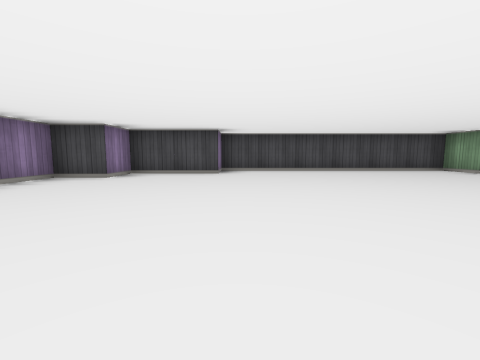
View 1 (above)

13 first-person views from a walk through a cub3D ray-caster map. The camera is about half as high as the walls, tilts 6° down and sees 90° across. The floor is counted in squares. Each view is taken from the middle of a square. On the plan, view 1 faces up. The plan holds only what a view shows up to about 9 squares ahead; the rest is blank.

View 2
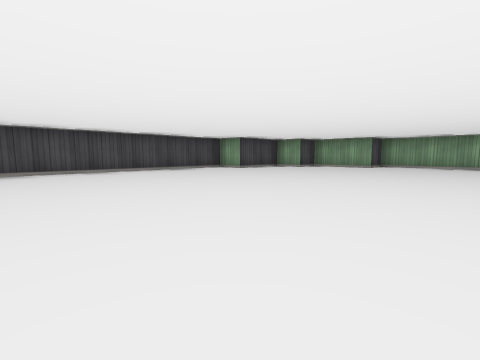

View 3
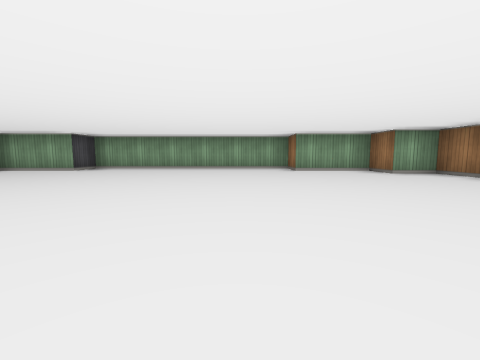

View 4
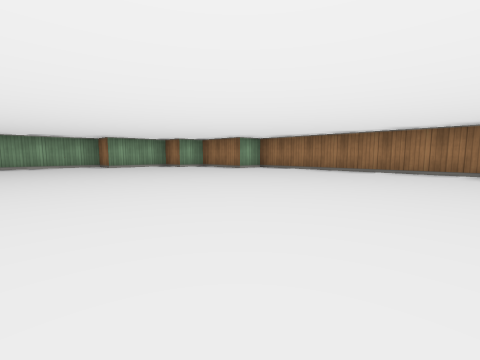

View 5
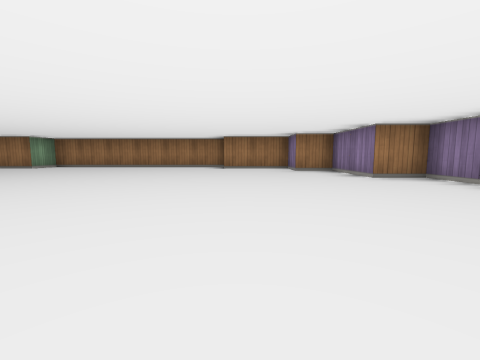

View 6
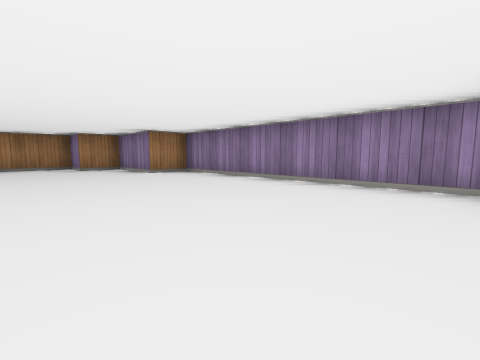

View 7
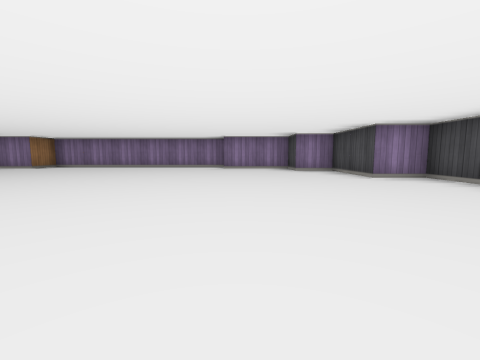

View 8
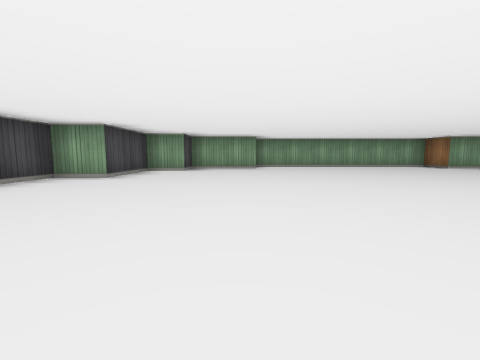

View 9
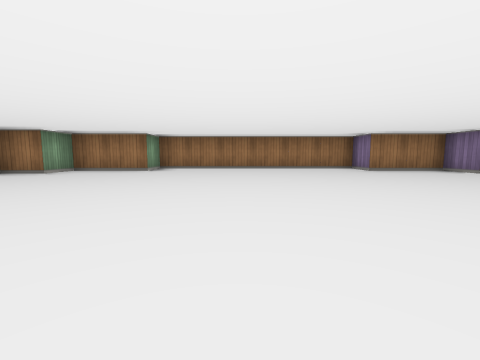

View 10
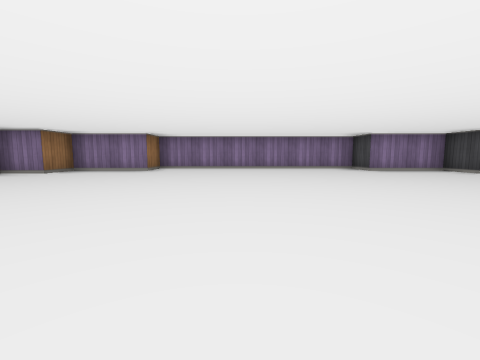

View 11
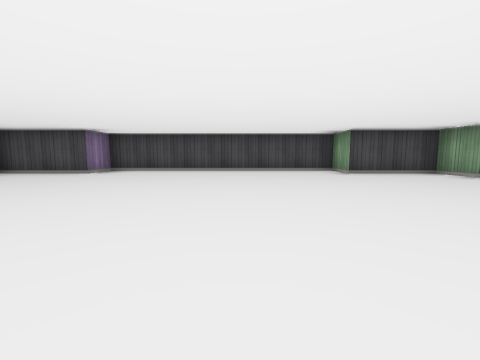

View 12
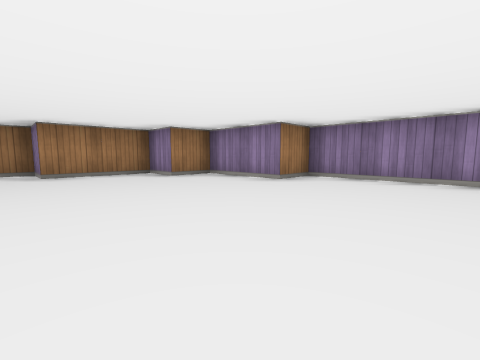

View 13
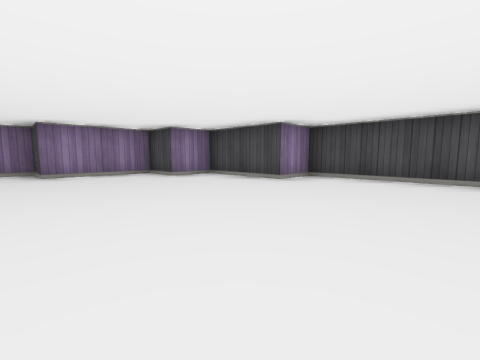

### Floor plan
Points are (right, up) in squares from view 1. A wall is a line through its corners. A room is listed if a view was taken in it or the views show most of it. See-through windows are left out.
Room 1 (views 1, 2, 3, 4, 5, 6, 7, 8, 9, 10, 11, 12, 13)
walls: (-3.5, 2.5) (-4.5, 2.5) (-4.5, -3.5) (-3.5, -3.5) (-3.5, -5.5) (-2.5, -5.5) (-2.5, -6.5) (-0.5, -6.5) (-0.5, -7.5) (5.5, -7.5) (5.5, -6.5) (7.5, -6.5) (7.5, -5.5) (8.5, -5.5) (8.5, -3.5) (9.5, -3.5) (9.5, 2.5) (8.5, 2.5) (8.5, 4.5) (7.5, 4.5) (7.5, 5.5) (5.5, 5.5) (5.5, 6.5) (-0.5, 6.5) (-0.5, 5.5) (-2.5, 5.5) (-2.5, 4.5) (-3.5, 4.5) (-3.5, 2.5)

Positions as (right, up) in squares from view 1, and headings:
1: (0, 0), facing up
2: (0, 0), facing up-right
3: (2, -2), facing right
4: (0, -1), facing down-right
5: (-1, 1), facing down
6: (-1, 2), facing down-left
7: (4, 3), facing left
8: (1, 3), facing right
9: (3, 0), facing down
10: (3, -1), facing left
11: (3, 0), facing up
12: (0, -1), facing down-left
13: (2, 2), facing up-left
